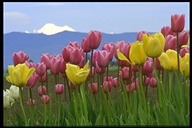
#> input picture 13000.jpeg, 192 x 128 px
$ python slic.py
#> lines starting #> are read from the running program, lines starting #| are printed output that depends on the picture
import math
from skimage import io, color
import numpy as np
import cv2
import time

from colormath.color_objects import LabColor
from colormath.color_diff import delta_e_cie2000


class Cluster(object):
    cluster_index = 1

    def __init__(self, h, w, l=0, a=0, b=0):
        self.update(h, w, l, a, b)
        self.pixels = {}
        self.no = self.cluster_index
        Cluster.cluster_index += 1

    def update(self, h, w, l, a, b):
        self.h = h
        self.w = w
        self.l = l
        self.a = a
        self.b = b


class SLICProcessor(object):
    @staticmethod
    def open_image(path):
        """
        Return:
            3D array, row col [LAB]
        """
        rgb = io.imread(path)
        lab_arr = color.rgb2lab(rgb)
        # rgb = cv2.imread(path)
        # lab_arr = cv2.cvtColor(rgb,cv2.COLOR_RGB2LAB)
        return lab_arr

    @staticmethod
    def save_lab_image(path, lab_arr):
        """
        Convert the array to RBG, then save the image
        :param path:
        :param lab_arr:
        :return:
        """
        rgb_arr = color.lab2rgb(lab_arr)
        io.imsave(path, rgb_arr)
        # bgr_arr=cv2.cvtColor(lab_arr,cv2.COLOR_LAB2BGR)
        # cv2.imwrite(path,bgr_arr)

    def make_cluster(self, h, w):
        h = int(h)
        w = int(w)
        return Cluster(h, w,
                       self.data[h][w][0],
                       self.data[h][w][1],
                       self.data[h][w][2])

    def __init__(self, filename, K, M=30):
#> called with filename = '13000.jpeg', K = 64, M = 30
        self.K = K
        self.M = M

        self.data = self.open_image(filename)
#> in open_image, rgb is the input picture: shape (128, 192, 3); mean R, G, B 118.1, 115.9, 101
#> in open_image, `lab_arr = color.rgb2lab(rgb)`: lab_arr: shape (128, 192, 3) float64; mean of channels 0, 1, 2 48.5, 0.4, 9.5
        self.image_height = self.data.shape[0]
#> self.image_height = 128
        self.image_width = self.data.shape[1]
#> self.image_width = 192
        self.N = self.image_height * self.image_width
#> self.N = 24576
        self.S = int(math.sqrt(self.N / self.K))
#> self.S = 19

        self.clusters = []
        self.label = {}
        self.dis = np.full((self.image_height, self.image_width), np.inf)

    def init_clusters(self):
        """
        初始化聚类，等分布撒聚类初始点
        """
        h = self.S / 2
        w = self.S / 2
        while h < self.image_height:
            while w < self.image_width:
                self.clusters.append(self.make_cluster(h, w))
                w += self.S
            w = self.S / 2
            h += self.S

    def get_gradient(self, h, w):
        '''
        获得点与它主对角线点的梯度
        '''
        if w + 1 >= self.image_width:
            w = self.image_width - 2
        if h + 1 >= self.image_height:
            h = self.image_height - 2

        gradient = self.data[h + 1][w + 1][0] - self.data[h][w][0] + \
                   self.data[h + 1][w + 1][1] - self.data[h][w][1] + \
                   self.data[h + 1][w + 1][2] - self.data[h][w][2]
        return gradient

    def move_clusters(self):
        """
        取当前聚类点的领域点中，梯度最小的点作为聚类中心点
        """
        for cluster in self.clusters:
            cluster_gradient = self.get_gradient(cluster.h, cluster.w)
            for dh in range(-1, 2):
                for dw in range(-1, 2):
                    _h = cluster.h + dh
                    _w = cluster.w + dw
                    new_gradient = self.get_gradient(_h, _w)
                    if new_gradient < cluster_gradient:
                        cluster.update(_h, _w, self.data[_h][_w][0], self.data[_h][_w][1], self.data[_h][_w][2])
                        cluster_gradient = new_gradient

    def assignment(self):
        '''
        将图像中的每一个点划分到距离它最近的聚类中
        '''
        l = len(self.clusters)
        count = 0
        for cluster in self.clusters:
            # print('%.2f'%(count/l))
            count += 1
            for h in range(cluster.h - 2 * self.S, cluster.h + 2 * self.S):
                if h < 0 or h >= self.image_height: continue
                for w in range(cluster.w - 2 * self.S, cluster.w + 2 * self.S):
                    if w < 0 or w >= self.image_width: continue
                    L, A, B = self.data[h][w]
                    Dc = math.sqrt(
                        math.pow(L - cluster.l, 2) +
                        math.pow(A - cluster.a, 2) +
                        math.pow(B - cluster.b, 2))
                    Ds = math.sqrt(
                        math.pow(h - cluster.h, 2) +
                        math.pow(w - cluster.w, 2))
                    D = math.sqrt(math.pow(Dc / self.M, 2) + math.pow(Ds / self.S, 2))
                    if D < self.dis[h][w]:
                        if (h, w) not in self.label:
                            self.label[(h, w)] = cluster
                            cluster.pixels[(h, w)] = 1
                        else:
                            self.label[(h, w)].pixels[(h, w)] = 0
                            self.label[(h, w)] = cluster
                            cluster.pixels[(h, w)] = 1
                        self.dis[h][w] = D

    def update_cluster(self):
        '''
        取聚类中所有点的平均位置作为聚类的中心点
        :return:
        '''
        for cluster in self.clusters:
            sum_h = sum_w = number = 0
            for p in cluster.pixels.keys():
                if (cluster.pixels[p] == 0):
                    continue
                sum_h += p[0]
                sum_w += p[1]
                number += 1
                _h = int(sum_h / number)
                _w = int(sum_w / number)
                cluster.update(_h, _w, self.data[_h][_w][0], self.data[_h][_w][1], self.data[_h][_w][2])

    def save_current_image(self, name):
        image_arr = np.copy(self.data)
        for cluster in self.clusters:
            for p in cluster.pixels.keys():
                image_arr[p[0]][p[1]][0] = cluster.l
                image_arr[p[0]][p[1]][1] = cluster.a
                image_arr[p[0]][p[1]][2] = cluster.b
            image_arr[cluster.h][cluster.w][0] = 0
            image_arr[cluster.h][cluster.w][1] = 0
            image_arr[cluster.h][cluster.w][2] = 0

        self.save_lab_image(name, image_arr)

    def iterate_ntimes(self, n=1):
        """
        迭代n次，默认一次，并保存最终特征提取后的结果
        """
        self.init_clusters()
#> the loop in init_clusters, `while h < self.image_height:` made 7 passes
#> h on passes 1 to 7: 9, 28, 47, 66, 85, 104, 123
#> after the loop in init_clusters, `while h < self.image_height:`: h = 142.5; self.clusters = 70 items
        self.move_clusters()
#> the loop in move_clusters, `for cluster in self.clusters:` made 70 passes
        for i in range(n):
            self.assignment()
            self.update_cluster()
        self.save_current_image('1.png')
#> the loop in save_current_image, `for cluster in self.clusters:` made 70 passes
#> after the loop in save_current_image, `for cluster in self.clusters:`: image_arr: shape (128, 192, 3) float64; mean of channels 0, 1, 2 50.7, 0.1, 10.7
#> in save_lab_image, `rgb_arr = color.lab2rgb(lab_arr)`:
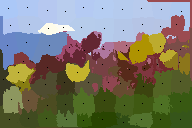
#> rgb_arr: shape (128, 192, 3) float64; mean R, G, B 0.482, 0.476, 0.409

    def get_color_difference(self):
        """
        计算每个聚类与其他聚类的色差之和
        """
        sum_list = []
        for i, cluster1 in enumerate(self.clusters):
            sum = 0
            color1 = LabColor(cluster1.l, cluster1.a, cluster1.b)
            for j, cluster2 in enumerate(self.clusters):
                if (i == j):
                    continue
                color2 = LabColor(cluster2.l, cluster2.a, cluster2.b)
                sum += delta_e_cie2000(color1, color2, Kl=1, Kc=1, Kh=1)
            sum_list.append(sum)
        return sum_list


def get_simliarity(p1_l, p2_l):
    """
    计算两图片相似度，色差的方差，值越小越相似
    """
    min = len(p1_l)
    if min > len(p2_l):
        min = len(p2_l)
    sum = 0
    for i in range(min):
        sum += math.pow((p1_l[i] - p2_l[i]), 2)
    return math.sqrt(sum)


if __name__ == '__main__':
    name1 = '13000.jpeg'
    p1 = SLICProcessor(filename=name1, K=64)
#> (the run stopped early here; a loop or call above may not have finished)
